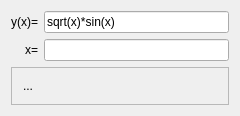
<?xml version="1.0" encoding="UTF-8"?>
<ui version="4.0">
 <class>QtTestFunctionParserMainDialog</class>
 <widget class="QDialog" name="QtTestFunctionParserMainDialog">
  <property name="geometry">
   <rect>
    <x>0</x>
    <y>0</y>
    <width>240</width>
    <height>114</height>
   </rect>
  </property>
  <property name="windowTitle">
   <string>TestFunctionParser</string>
  </property>
  <layout class="QGridLayout" name="gridLayout_2">
   <item row="0" column="0">
    <widget class="QLabel" name="label_y">
     <property name="text">
      <string>y(x)=</string>
     </property>
     <property name="alignment">
      <set>Qt::AlignRight|Qt::AlignTrailing|Qt::AlignVCenter</set>
     </property>
    </widget>
   </item>
   <item row="0" column="1">
    <widget class="QLineEdit" name="edit_function">
     <property name="text">
      <string>sqrt(x)*sin(x)</string>
     </property>
    </widget>
   </item>
   <item row="1" column="0">
    <widget class="QLabel" name="label_x">
     <property name="text">
      <string>x=</string>
     </property>
     <property name="alignment">
      <set>Qt::AlignRight|Qt::AlignTrailing|Qt::AlignVCenter</set>
     </property>
    </widget>
   </item>
   <item row="1" column="1">
    <widget class="QLineEdit" name="edit_value">
     <property name="text">
      <string/>
     </property>
    </widget>
   </item>
   <item row="2" column="0" colspan="2">
    <widget class="QFrame" name="frame">
     <property name="frameShape">
      <enum>QFrame::StyledPanel</enum>
     </property>
     <property name="frameShadow">
      <enum>QFrame::Raised</enum>
     </property>
     <layout class="QGridLayout" name="gridLayout">
      <item row="0" column="0">
       <widget class="QLabel" name="label_result">
        <property name="text">
         <string>...</string>
        </property>
       </widget>
      </item>
     </layout>
    </widget>
   </item>
  </layout>
 </widget>
 <layoutdefault spacing="6" margin="11"/>
 <resources/>
 <connections/>
</ui>
